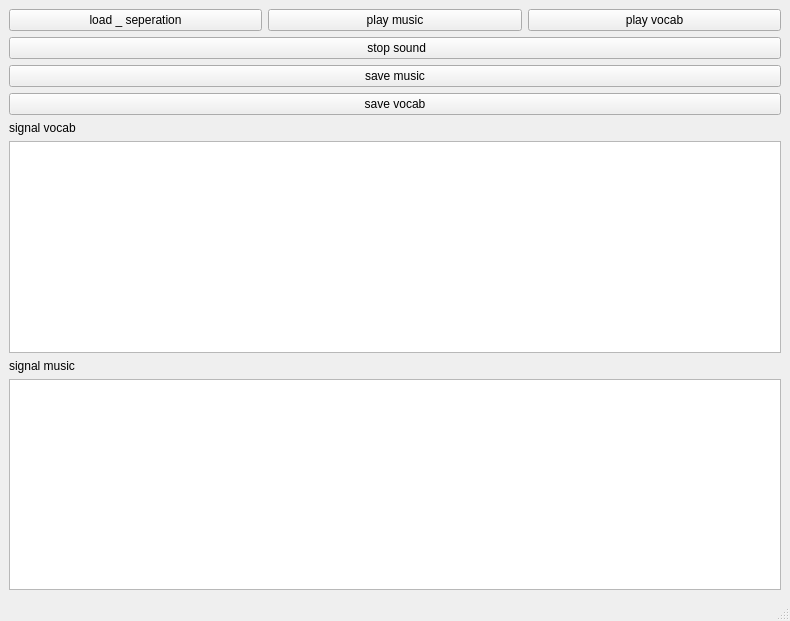
<?xml version="1.0" encoding="UTF-8"?>
<ui version="4.0">
 <class>MainWindow</class>
 <widget class="QMainWindow" name="MainWindow">
  <property name="geometry">
   <rect>
    <x>0</x>
    <y>0</y>
    <width>790</width>
    <height>621</height>
   </rect>
  </property>
  <property name="windowTitle">
   <string>MainWindow</string>
  </property>
  <widget class="QWidget" name="centralwidget">
   <layout class="QGridLayout" name="gridLayout">
    <item row="0" column="0">
     <layout class="QVBoxLayout" name="verticalLayout_4">
      <item>
       <layout class="QHBoxLayout" name="horizontalLayout">
        <item>
         <widget class="QPushButton" name="seperation">
          <property name="text">
           <string>load _ seperation</string>
          </property>
         </widget>
        </item>
        <item>
         <widget class="QPushButton" name="play_sound">
          <property name="text">
           <string>play music</string>
          </property>
         </widget>
        </item>
        <item>
         <widget class="QPushButton" name="play_vocab">
          <property name="text">
           <string>play vocab</string>
          </property>
         </widget>
        </item>
       </layout>
      </item>
      <item>
       <layout class="QVBoxLayout" name="verticalLayout_3">
        <item>
         <widget class="QPushButton" name="pushButton_3">
          <property name="text">
           <string> stop sound</string>
          </property>
         </widget>
        </item>
        <item>
         <widget class="QPushButton" name="pushButton">
          <property name="text">
           <string>save music</string>
          </property>
         </widget>
        </item>
        <item>
         <widget class="QPushButton" name="pushButton_2">
          <property name="text">
           <string>save vocab</string>
          </property>
         </widget>
        </item>
       </layout>
      </item>
     </layout>
    </item>
    <item row="1" column="0">
     <layout class="QVBoxLayout" name="verticalLayout">
      <item>
       <widget class="QLabel" name="label">
        <property name="text">
         <string>signal vocab</string>
        </property>
       </widget>
      </item>
      <item>
       <widget class="PlotWidget" name="graphicsView"/>
      </item>
     </layout>
    </item>
    <item row="2" column="0">
     <layout class="QVBoxLayout" name="verticalLayout_2">
      <item>
       <widget class="QLabel" name="label_2">
        <property name="text">
         <string>signal music</string>
        </property>
       </widget>
      </item>
      <item>
       <widget class="PlotWidget" name="graphicsView_2"/>
      </item>
     </layout>
    </item>
   </layout>
  </widget>
  <widget class="QMenuBar" name="menubar">
   <property name="geometry">
    <rect>
     <x>0</x>
     <y>0</y>
     <width>790</width>
     <height>21</height>
    </rect>
   </property>
  </widget>
  <widget class="QStatusBar" name="statusbar"/>
 </widget>
 <customwidgets>
  <customwidget>
   <class>PlotWidget</class>
   <extends>QGraphicsView</extends>
   <header location="global">pyqtgraph</header>
  </customwidget>
 </customwidgets>
 <resources/>
 <connections/>
</ui>
